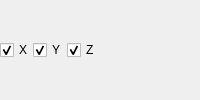
                                                            <widget class="QWidget" name="axes_valueWidget"
                                                                    native="true">
                                                                <layout class="QHBoxLayout" name="axes_valueWidgets">
                                                                    <property name="spacing">
                                                                        <number>0</number>
                                                                    </property>
                                                                    <property name="margin">
                                                                        <number>0</number>
                                                                    </property>
                                                                    <item>
                                                                        <layout class="QGridLayout" name="gridLayout_6">
                                                                            <item row="0" column="0">
                                                                                <widget class="QCheckBox"
                                                                                        name="axesx_checkBox">
                                                                                    <property name="text">
                                                                                        <string>X</string>
                                                                                    </property>
                                                                                    <property name="checked">
                                                                                        <bool>true</bool>
                                                                                    </property>
                                                                                </widget>
                                                                            </item>
                                                                            <item row="0" column="2">
                                                                                <widget class="QCheckBox"
                                                                                        name="axesz_checkBox">
                                                                                    <property name="text">
                                                                                        <string>Z</string>
                                                                                    </property>
                                                                                    <property name="checked">
                                                                                        <bool>true</bool>
                                                                                    </property>
                                                                                </widget>
                                                                            </item>
                                                                            <item row="0" column="1">
                                                                                <widget class="QCheckBox"
                                                                                        name="axesy_checkBox">
                                                                                    <property name="text">
                                                                                        <string>Y</string>
                                                                                    </property>
                                                                                    <property name="checked">
                                                                                        <bool>true</bool>
                                                                                    </property>
                                                                                </widget>
                                                                            </item>
                                                                        </layout>
                                                                    </item>
                                                                    <item>
                                                                        <widget class="QLabel" name="label_15">
                                                                            <property name="minimumSize">
                                                                                <size>
                                                                                    <width>0</width>
                                                                                    <height>20</height>
                                                                                </size>
                                                                            </property>
                                                                            <property name="text">
                                                                                <string/>
                                                                            </property>
                                                                        </widget>
                                                                    </item>
                                                                </layout>
                                                            </widget>
